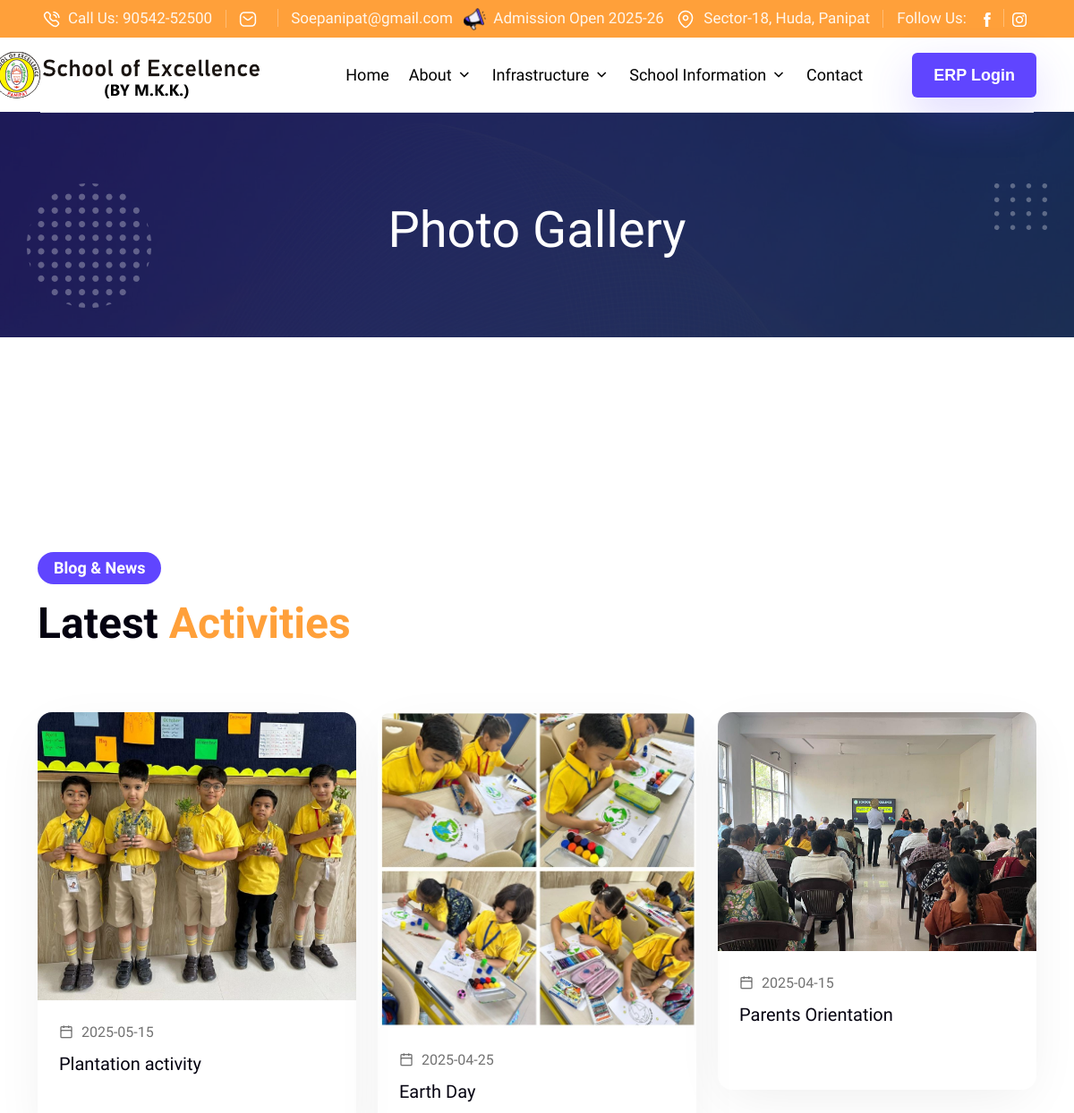
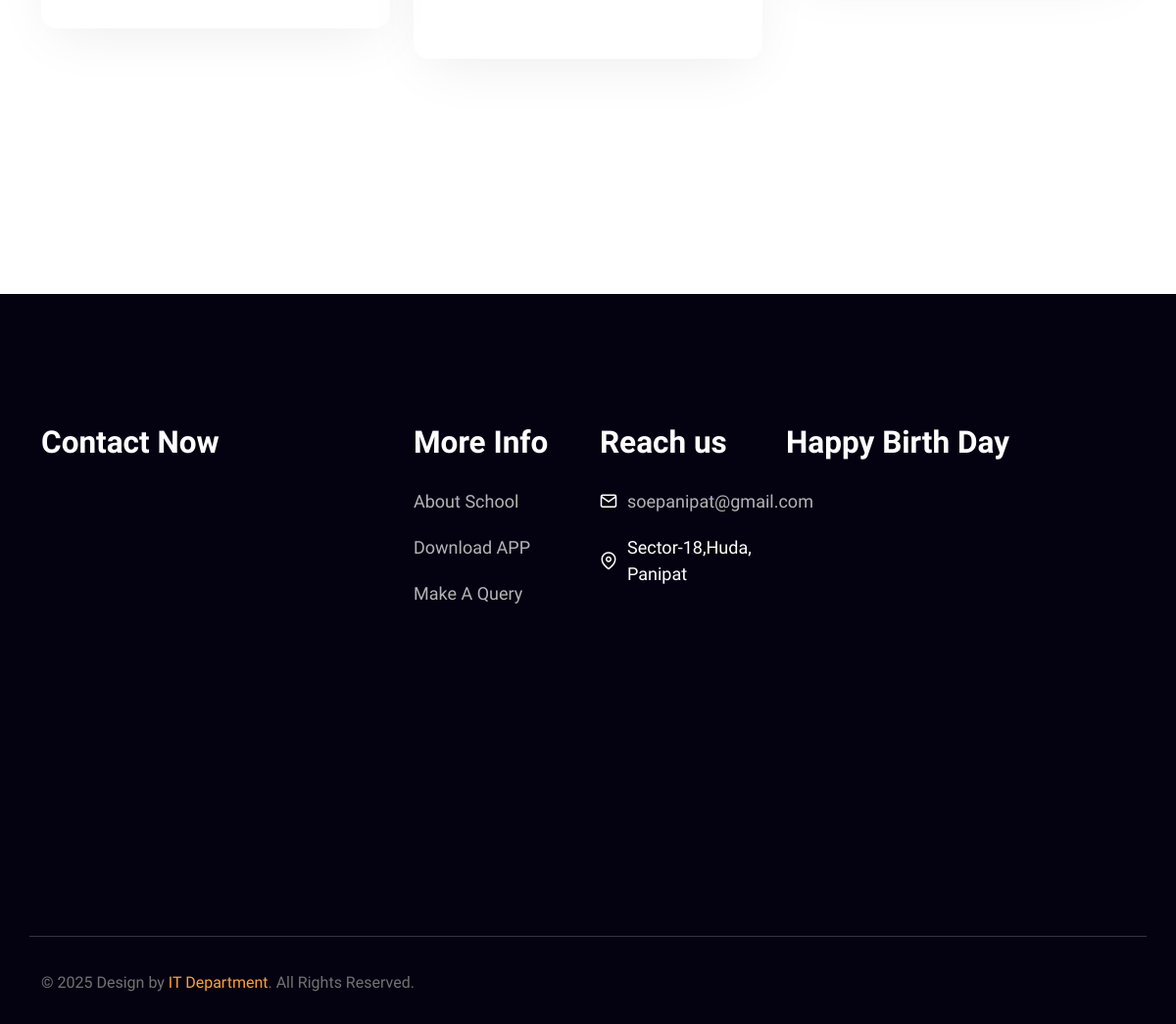
The page /all-news.php on the database its author committed (2 pictures, top to bottom).
### tables this page shows
CREATE TABLE `photos` (
  `id` int(11) NOT NULL,
  `title` varchar(255) DEFAULT NULL,
  `upload_date` date DEFAULT NULL,
  `url` varchar(255) DEFAULT NULL,
  `image` varchar(255) DEFAULT NULL
);

### all-news.php (the view)
<?php include('web/header.php'); ?>
<section class="promo-sec" style="background: url('images/promo-bg.jpg')no-repeat center center / cover;">
    <img src="images/promo-left.png" alt="" class="anim-img">
    <img src="images/promo-right.png" alt="" class="anim-img anim-right">
    <div class="container">
        <div class="row">
            <div class="col-lg-12 text-center">
                <h1 class="display-2 text-white">Photo Gallery</h1>
            </div>
        </div>
    </div>
</section>
<section class="blog-sec bg-shade sec-padding">
    <div class="container">
        <div class="row">
            <?php include './admin-panel/db.php';
            $result = $conn->query("SELECT * FROM photos ORDER BY upload_date DESC LIMIT 3");
            ?>
            <section class="blog-sec bg-shade sec-padding">
                <div class="container">
                    <div class="d-md-flex justify-content-between align-items-top mb-5 mb-lg-0">
                        <div class="sec-intro">
                            <span class="badge-lg bg-primary rounded-5">Blog &amp; News</span>
                            <h2 class="sec-title mb-0">Latest <span class="color">Activities</span></h2>
                        </div>
                    </div>
                    <div class="row">
                        <?php while ($row = $result->fetch_assoc()): ?>
                            <div class="col-xl-4 col-md-6">
                                <div class="event-entry shadow-sm overflow-hidden rounded-4">
                                    <div class="event-thumb">
                                        <img class="card-img-top" src="admin-panel/gallery/uploads/<?= htmlspecialchars($row['image']) ?>" alt="<?= htmlspecialchars($row['title']) ?>">
                                        <div class="entry-content p-4">
                                            <div class="event-meta d-flex justify-content-between mb-2">
                                                <span><i class="feather-icon icon-calendar"></i> <?= $row['upload_date'] ?></span>
                                            </div>
                                            <h3 class="display-5">
                                                <a href=" target=" _blank"><?= htmlspecialchars($row['title']) ?>
                                                </a>
                                            </h3>
                                            <?php if ($row['url']): ?>
                                                <a class="btn btn-outline-primary rounded-5" href="<?= htmlspecialchars($row['url']) ?>" target="_blank">More Info</a>
                                            <?php endif; ?>
                                        </div>
                                    </div>
                                </div>
                            </div>
                        <?php endwhile; ?>
                    </div>
                </div>
            </section>
        </div>
    </div>
</section>
<?php include('web/footer.php'); ?>

### css/feather.css (style rules this page uses)
.feather-icon { font-family: "feather-icons"; display: inline-block; line-height: 1; font-weight: normal; font-style: normal; speak: none; text-decoration: inherit; text-transform: none; text-rendering: auto; -webkit-font-smoothing: antialiased; -moz-osx-font-smoothing: grayscale; }
.icon-calendar:before { content: "\f128"; }

### css/custom.css (style rules this page uses)
.sec-title { line-height: 1.2; margin-bottom: 2.5rem; font-weight: 700; position: relative; }
@media (min-width: 1200px) { .display-5, .product-details-tab ul.nav-tabs li .nav-link, .sub-title, .widget-title { font-size: 20px; } }
.bg-shade { --bs-bg-opacity: 1; background-color: rgb(255 255 255) !important; }

### rows shown on the page
photos: image (picture), upload_date "2025-05-15", title "Plantation activity"
photos: image (picture), upload_date "2025-04-25", title "Earth Day"
photos: image (picture), upload_date "2025-04-15", title "Parents Orientation"
